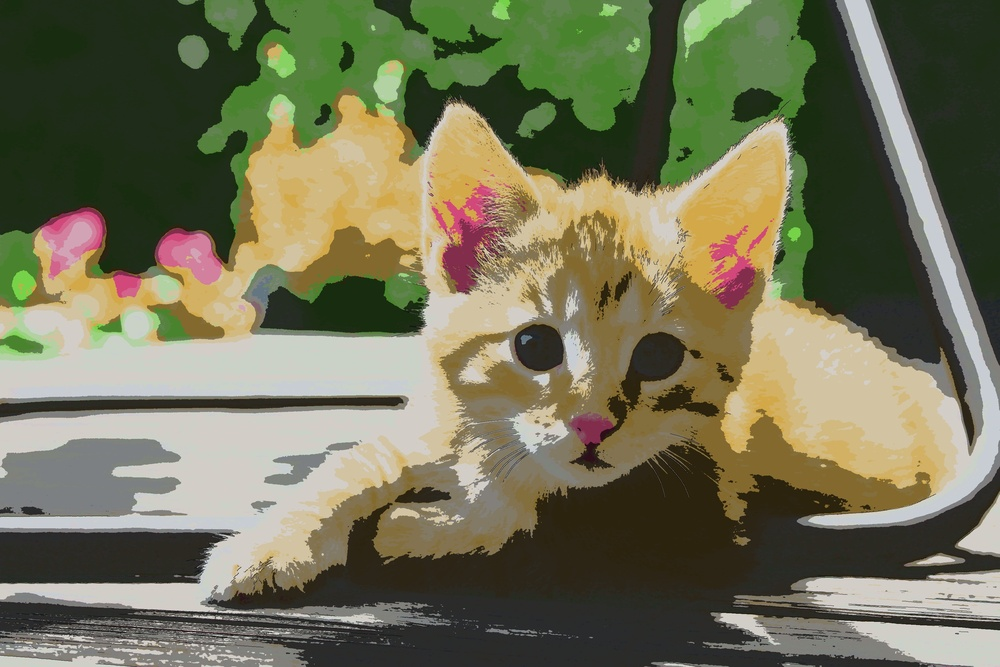
#> input picture assets/anime_effect.jpg, 1000 x 667 px, shrunk from 3456 x 2304 before the run
$ python anime_effect.py --image ../assets/anime_effect.jpg
#> lines starting #> are read from the running program, lines starting #| are printed output that depends on the picture; after the words box and inside, x2 and y2 are one past the last pixel; in counts of white or black regions, pixels touching at a corner belong together
#> further down, img is the input picture: shape (667, 1000, 3); mean B, G, R 86.7, 114, 114.6
from scipy import stats
import numpy as np
import cv2
from tqdm import tqdm
from collections import defaultdict  # Import defaultdict from collections

# Function to update C (centroids)
def update_C(C, histogram):
    while True:
        groups = defaultdict(list)  # Now defaultdict is correctly imported
        for i in range(len(histogram)):
            if histogram[i] == 0:
                continue
            d = np.abs(C - i)
            index = np.argmin(d)
            groups[index].append(i)

        new_C = np.array(C)
        for i, indice in groups.items():
            if np.sum(histogram[indice]) == 0:
                continue
            new_C[i] = int(np.sum(indice * histogram[indice]) / np.sum(histogram[indice]))

        if np.sum(new_C - C) == 0:
            break
        C = new_C
    return C, groups

# K-means histogram clustering function
def KHist(hist):
    alpha = 0.001  # p-value threshold
    N = 80         # minimum group size
    C = np.array([128])

    while True:
        C, groups = update_C(C, hist)
        new_C = set()

        for i, indice in groups.items():
            if len(indice) < N:
                new_C.add(C[i])
                continue

            if len(hist[indice]) >= 8:
                _, pval = stats.normaltest(hist[indice])
            else:
                pval = 1.0

            if pval < alpha:
                left = 0 if i == 0 else C[i - 1]
                right = len(hist) - 1 if i == len(C) - 1 else C[i + 1]
                delta = right - left
                if delta >= 3:
                    new_C.add((C[i] + left) / 2)
                    new_C.add((C[i] + right) / 2)
                else:
                    new_C.add(C[i])
            else:
                new_C.add(C[i])

        if len(new_C) == len(C):
            break
        else:
            C = np.array(sorted(new_C))
    return C


# Function to apply anime effect
def animefy(input_image, old=0):
#> called with old = 1
    output = np.array(input_image)
    x, y, channel = output.shape
#> x = 667; y = 1000; channel = 3

    # Apply bilateral filter on each channel
    for i in range(channel):
        output[:, :, i] = cv2.bilateralFilter(output[:, :, i], 5, 50, 50)

    # Edge detection
    edge = cv2.Canny(output, 100, 200)
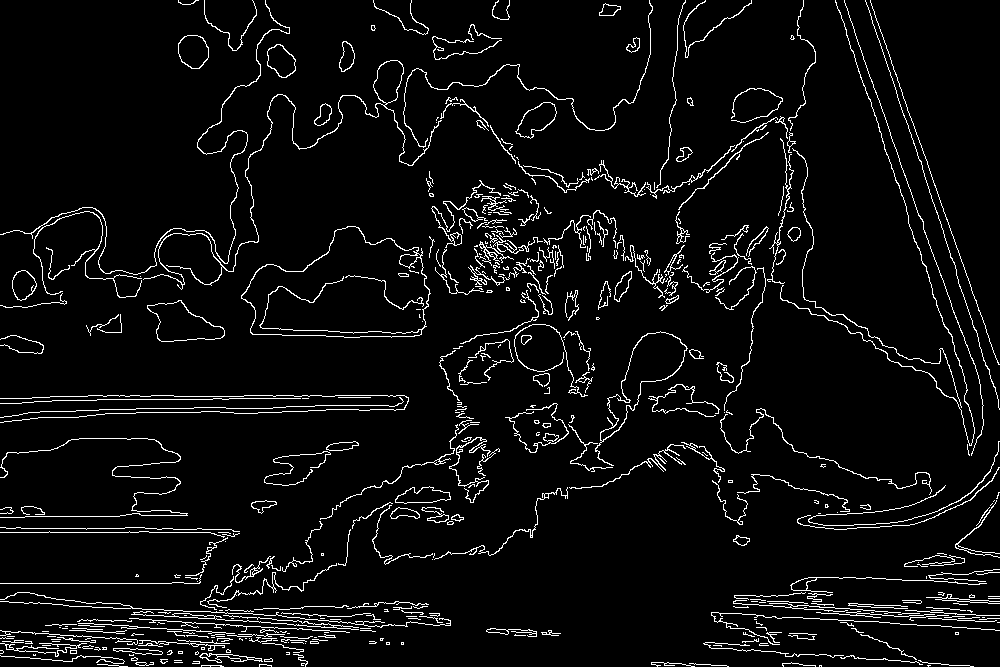
#> edge: shape (667, 1000); 5.2% white in thin lines or dots

    # Convert image to HSV
    output = cv2.cvtColor(output, cv2.COLOR_RGB2HSV)
#> output: shape (667, 1000, 3); mean H, S, V 83.3, 84.9, 122.4

    # Create HSV histograms
    hists = [
        np.histogram(output[:, :, 0], bins=181, range=(0, 180))[0],
        np.histogram(output[:, :, 1], bins=256, range=(0, 255))[0],
        np.histogram(output[:, :, 2], bins=256, range=(0, 255))[0]
    ]

    Collect = []
    for h in tqdm(hists, desc="Progress 1 of 2"):
        Collect.append(KHist(h))
#> this loop made 3 passes
#> after the loop, Collect = [[60, 97, 128], [14, 58, 101, 132, 163], [44, 93, 131, 206]]

    output = output.reshape((-1, channel))
    for i in tqdm(range(channel), desc="Progress 2 of 2"):
        channel1 = output[:, i]
        index = np.argmin(np.abs(channel1[:, np.newaxis] - Collect[i]), axis=1)
        output[:, i] = Collect[i][index]
    output = output.reshape((x, y, channel))
#> output: shape (667, 1000, 3); mean H, S, V 82.6, 84.8, 122
    output = cv2.cvtColor(output, cv2.COLOR_HSV2RGB)
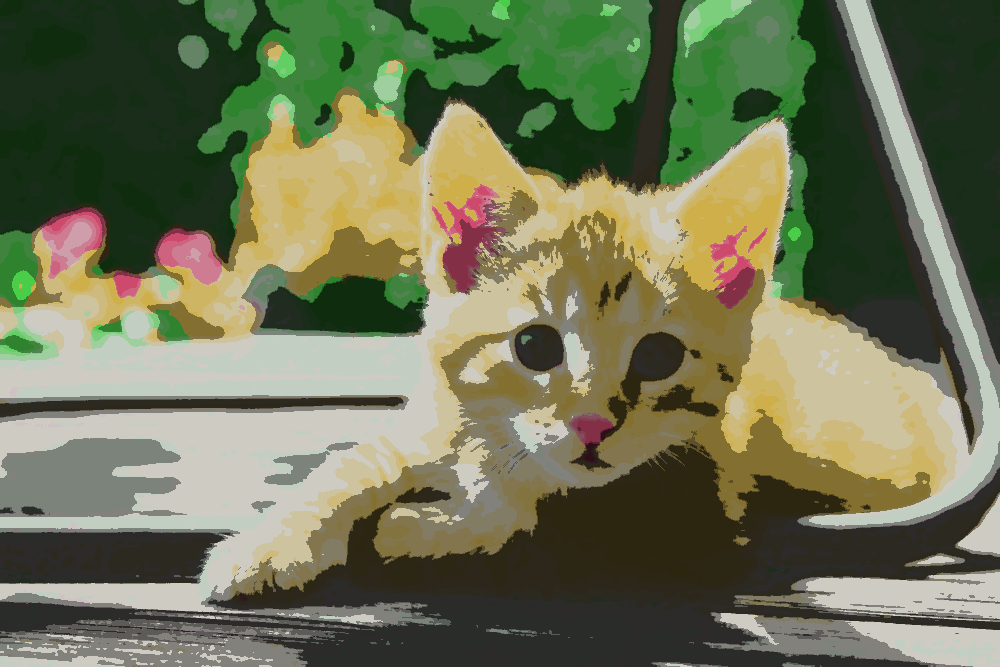
#> output: shape (667, 1000, 3); mean B, G, R 84.9, 114.6, 109.6

    # Find and draw contours on the filtered image
    contours, _ = cv2.findContours(edge, cv2.RETR_EXTERNAL, cv2.CHAIN_APPROX_NONE)
#> contours = 472 contours, 365 with area under 20; largest, box (x1, y1, x2, y2) and area: (241, 226, 431, 338) 14642, (595, 331, 688, 466) 3199, (147, 300, 225, 342) 1853, (143, 60, 442, 290) 1125, (515, 102, 557, 139) 816
    cv2.drawContours(output, contours, -1, 0, thickness=1)
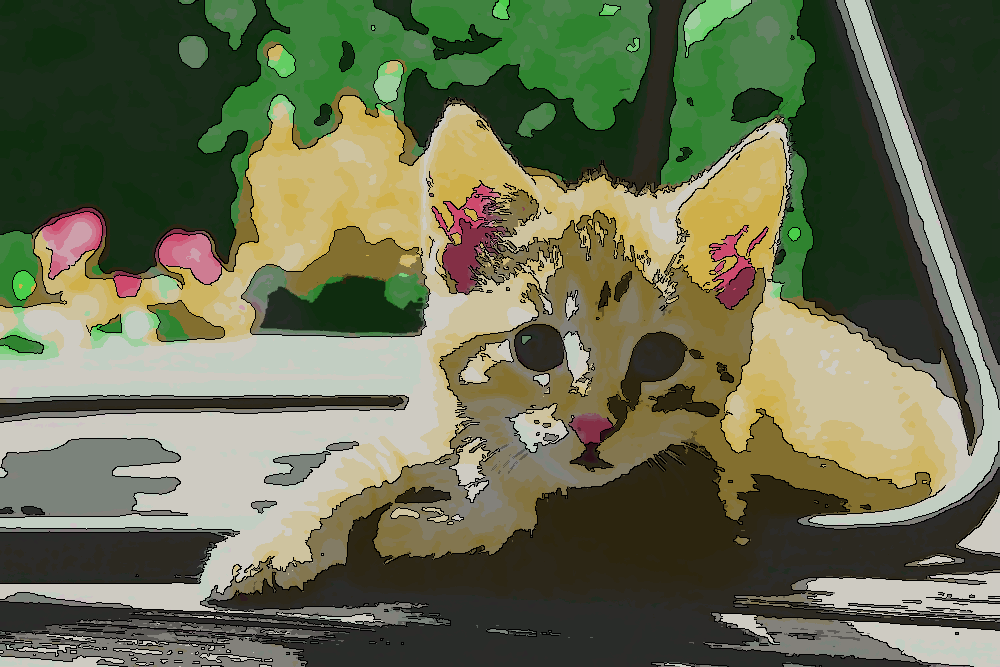
#> output: shape (667, 1000, 3); 5.02% of pixels changed, all inside (x1, y1, x2, y2) = (0, 0, 1000, 667)

    return output


# Example usage (to be executed in your main application)
if __name__ == '__main__':
    import argparse
    import time
    import cv2
    import os

    # Argument parser for input and output image paths
    ap = argparse.ArgumentParser(description="Apply anime effect to an image.")
    ap.add_argument("-i", "--image", required=True, help="Path to input image")
    ap.add_argument("-o", "--output", default="assets/anime_effect.jpg", help="Path to save the output image")
    args = vars(ap.parse_args())

    # Load the image
    img = cv2.imread(args["image"])

    # Validate image load
    if img is None:
        print(f"Error: Unable to load the image from '{args['image']}'. Check the path and format.")
        exit()

    # Ensure output directory exists
    os.makedirs(os.path.dirname(args["output"]), exist_ok=True)

    # Apply anime effect
    start_time = time.time()
    print("Applying anime effect...")
#> (the run stopped early here; a loop or call above may not have finished)
